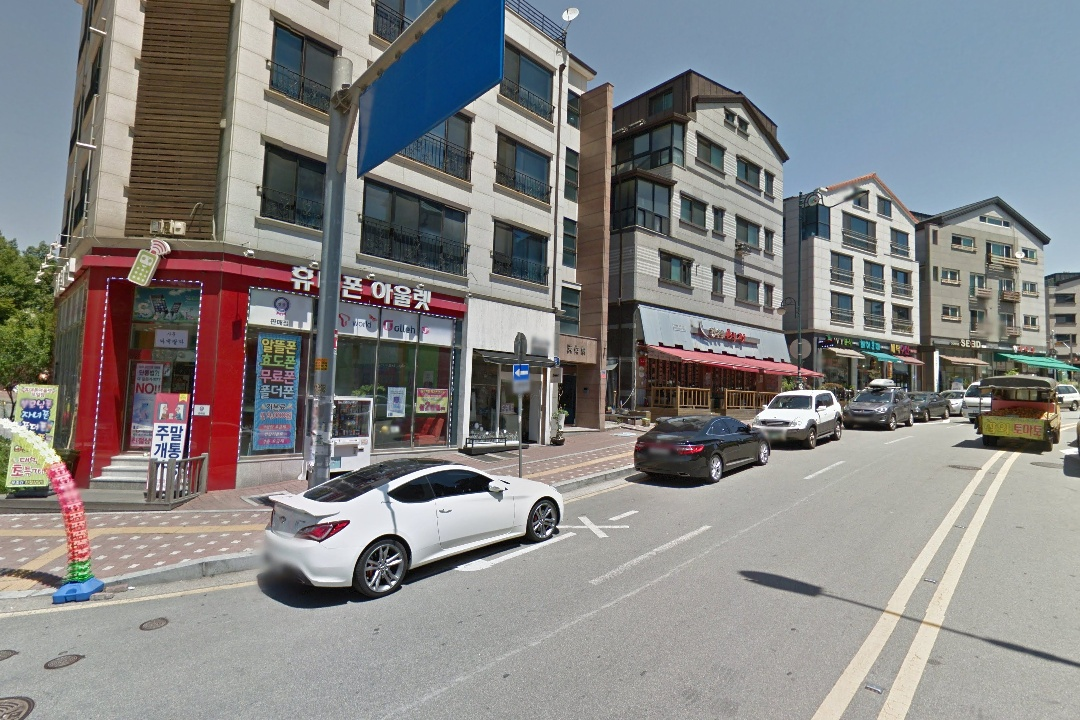
#> input picture dataset_pseudo/IndeokWon/pair_data/I1.jpg, 1080 x 720 px, found by its file name
$ python legend.py
#> lines starting #> are read from the running program, lines starting #| are printed output that depends on the picture; after the words box and inside, x2 and y2 are one past the last pixel; in counts of white or black regions, pixels touching at a corner belong together


import cv2

temp = [[712.3796, 337.1613, 906.2020, 428.7586],
        [719.9413, 341.9176, 873.3006, 398.4065],
        [303.5212, 499.8956, 618.8426, 639.5920]]
temp2 = [[1.4794e+02, 2.7875e+02, 7.8918e+02, 3.9604e+02],
        [6.4373e-01, 0.0000e+00, 7.6970e+01, 3.3295e+02]]


im = cv2.imread('/home/kimnamtae1230/epipolar/dataset_pseudo/IndeokWon/pair_data/I1.jpg')
#> im is the input picture: shape (720, 1080, 3); mean B, G, R 131.9, 132.3, 133
im2 = cv2.imread('/home/kimnamtae1230/epipolar/dataset_pseudo/region2/1_37.6789_126.7546_10.0.jpg')
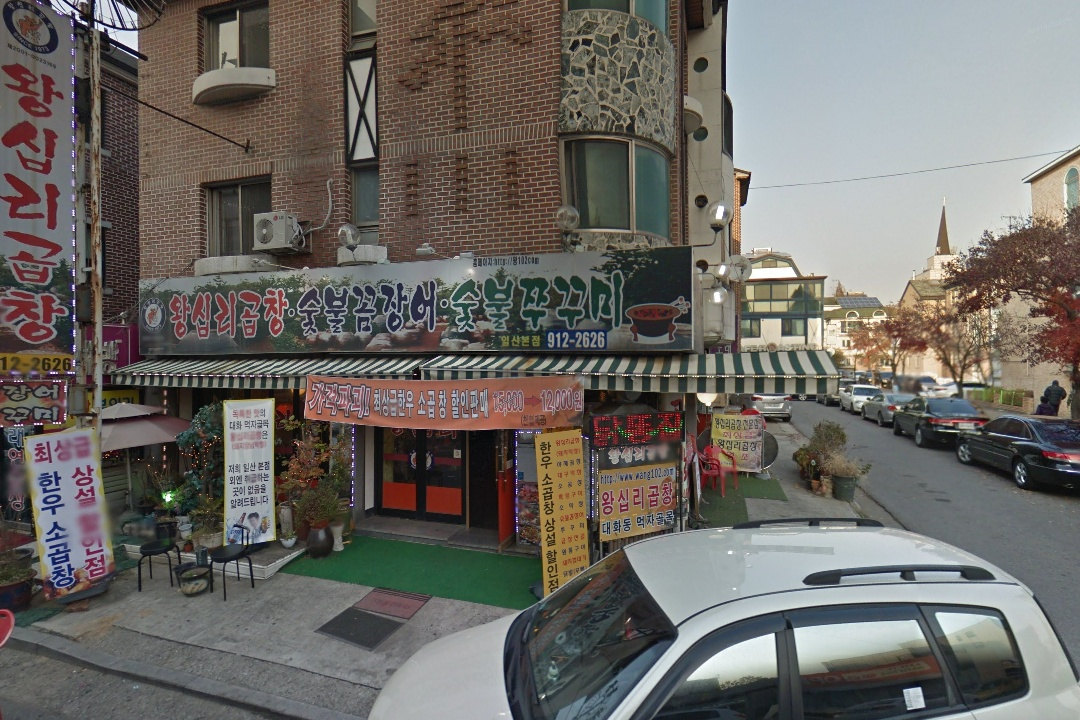
#> input picture dataset_pseudo/region2/1_37.6789_126.7546_10.0.jpg, 1080 x 720 px, found by its file name
#> im2 is the input picture: shape (720, 1080, 3); mean B, G, R 100, 104.6, 108.1

for xy in temp:
    xy = [int(xyxy) for xyxy in xy]
    p1 = xy[0], xy[1]
    p2 = xy[2], xy[3]
    cv2.rectangle(im, p1 , p2, (255,0,0), 2)
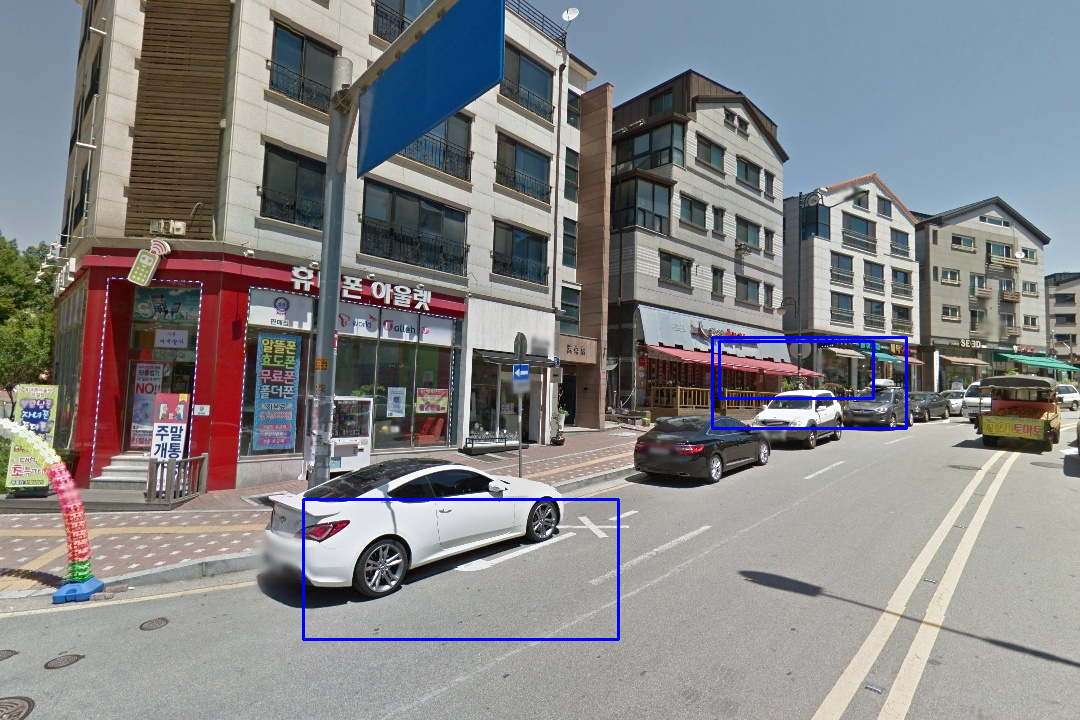
#> im: shape (720, 1080, 3); 0.73% of pixels changed, all inside (x1, y1, x2, y2) = (302, 336, 908, 641)

for xy in temp2:
    xy = [int(xyxy) for xyxy in xy]
    p1 = xy[0], xy[1]
    p2 = xy[2], xy[3]
    cv2.rectangle(im2, p1 , p2, (255,0,0), 2)
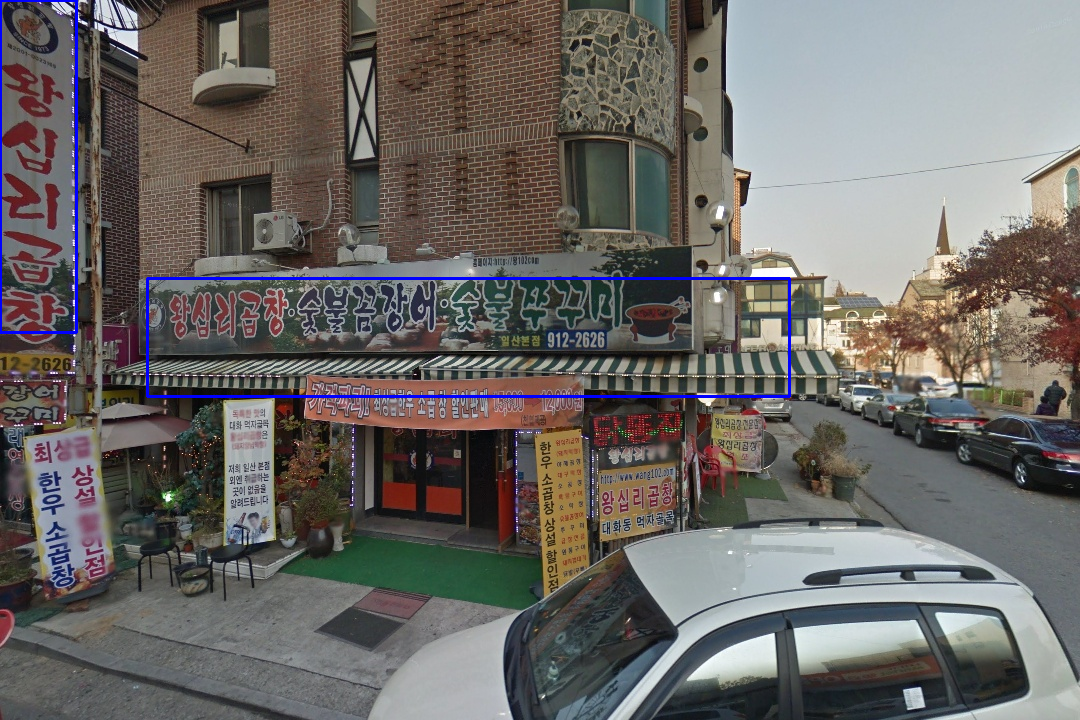
#> im2: shape (720, 1080, 3); 0.85% of pixels changed, all inside (x1, y1, x2, y2) = (0, 0, 791, 398)

cv2.imwrite('result.jpg', im)
cv2.imwrite('result2.jpg', im2)
print(temp)
